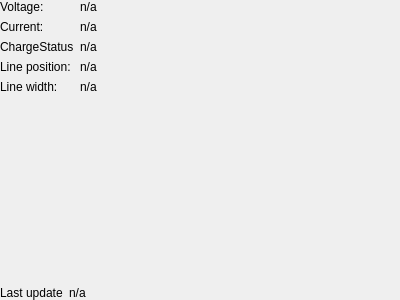
<?xml version="1.0" encoding="UTF-8"?>
<ui version="4.0">
 <class>CommonStatusDisplayWidget</class>
 <widget class="QWidget" name="CommonStatusDisplayWidget">
  <property name="geometry">
   <rect>
    <x>0</x>
    <y>0</y>
    <width>400</width>
    <height>300</height>
   </rect>
  </property>
  <property name="windowTitle">
   <string>Form</string>
  </property>
  <layout class="QVBoxLayout" name="verticalLayout">
   <property name="leftMargin">
    <number>0</number>
   </property>
   <property name="topMargin">
    <number>0</number>
   </property>
   <property name="rightMargin">
    <number>0</number>
   </property>
   <property name="bottomMargin">
    <number>0</number>
   </property>
   <item>
    <layout class="QGridLayout" name="gridLayout" columnstretch="0,1">
     <item row="2" column="1">
      <widget class="QLabel" name="chargeStatus">
       <property name="text">
        <string>n/a</string>
       </property>
      </widget>
     </item>
     <item row="0" column="0">
      <widget class="QLabel" name="label">
       <property name="text">
        <string>Voltage:</string>
       </property>
      </widget>
     </item>
     <item row="1" column="1">
      <widget class="QLabel" name="current">
       <property name="text">
        <string>n/a</string>
       </property>
      </widget>
     </item>
     <item row="0" column="1">
      <widget class="QLabel" name="voltage">
       <property name="text">
        <string>n/a</string>
       </property>
      </widget>
     </item>
     <item row="1" column="0">
      <widget class="QLabel" name="label_2">
       <property name="text">
        <string>Current:</string>
       </property>
      </widget>
     </item>
     <item row="2" column="0">
      <widget class="QLabel" name="label_3">
       <property name="text">
        <string>ChargeStatus</string>
       </property>
      </widget>
     </item>
     <item row="3" column="1">
      <widget class="QLabel" name="linePosition">
       <property name="text">
        <string>n/a</string>
       </property>
      </widget>
     </item>
     <item row="3" column="0">
      <widget class="QLabel" name="label_4">
       <property name="text">
        <string>Line position:</string>
       </property>
      </widget>
     </item>
     <item row="4" column="0">
      <widget class="QLabel" name="label_6">
       <property name="text">
        <string>Line width:</string>
       </property>
      </widget>
     </item>
     <item row="4" column="1">
      <widget class="QLabel" name="lineWidth">
       <property name="text">
        <string>n/a</string>
       </property>
      </widget>
     </item>
    </layout>
   </item>
   <item>
    <spacer name="verticalSpacer">
     <property name="orientation">
      <enum>Qt::Vertical</enum>
     </property>
     <property name="sizeHint" stdset="0">
      <size>
       <width>20</width>
       <height>40</height>
      </size>
     </property>
    </spacer>
   </item>
   <item>
    <layout class="QHBoxLayout" name="horizontalLayout" stretch="0,1">
     <item>
      <widget class="QLabel" name="label_5">
       <property name="text">
        <string>Last update</string>
       </property>
      </widget>
     </item>
     <item>
      <widget class="QLabel" name="lastUpdate">
       <property name="text">
        <string>n/a</string>
       </property>
      </widget>
     </item>
    </layout>
   </item>
  </layout>
 </widget>
 <resources/>
 <connections/>
</ui>
